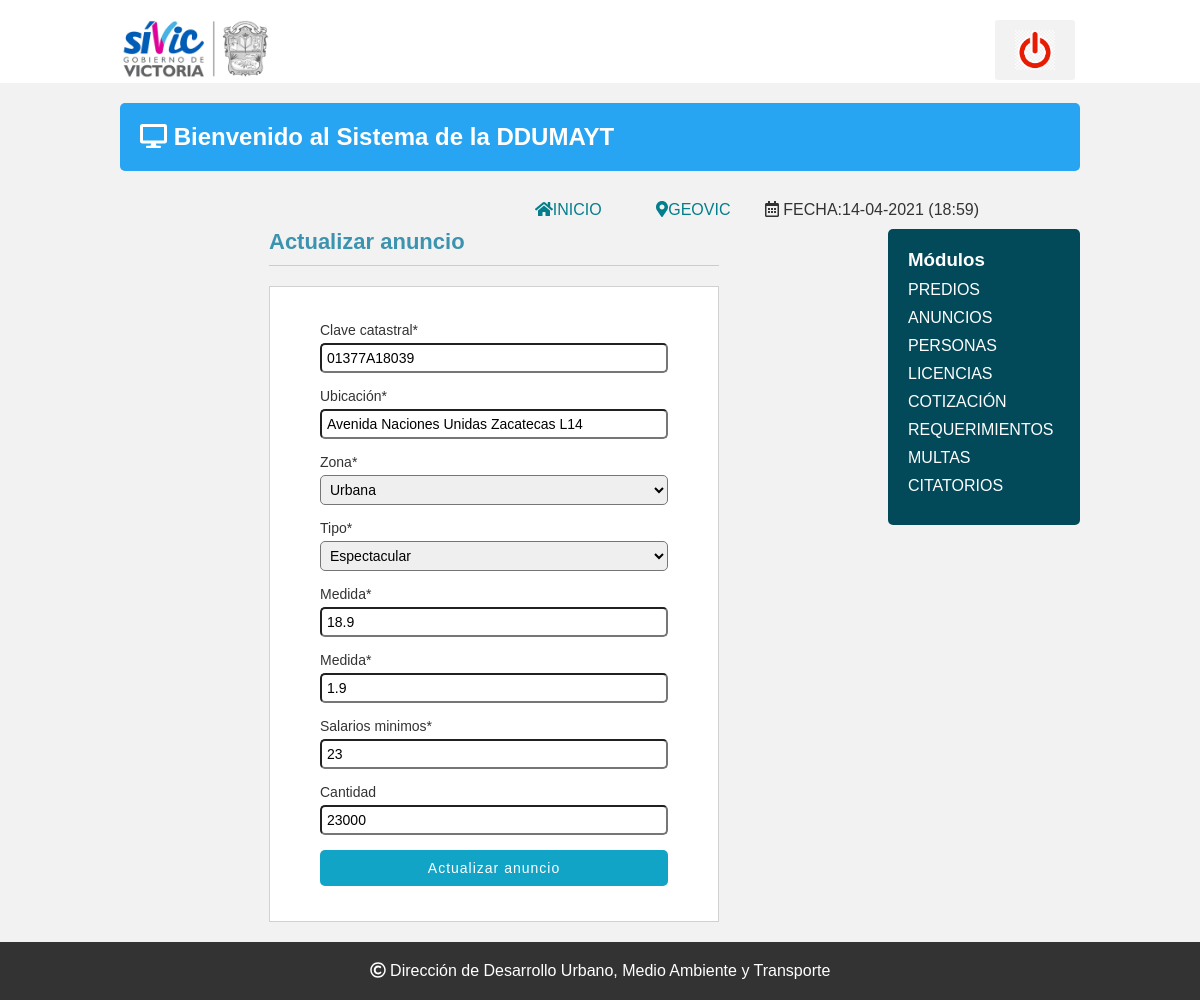
/Sistema/editar_anuncio.php?id=1, run on the app's committed database.
### tables this page shows
CREATE TABLE `anuncios` (
  `id_anuncio` int(11) NOT NULL,
  `clave_catastral` varchar(31) NOT NULL,
  `ubicacion` varchar(255) NOT NULL,
  `zona` varchar(20) NOT NULL,
  `tipo_anuncio` varchar(50) NOT NULL,
  `medida1` double NOT NULL,
  `medida2` double NOT NULL,
  `salarios_minimo` double NOT NULL,
  `cantidad` double NOT NULL
);

### Sistema/editar_anuncio.php (the view, shortened to what this page needs)
<?php
	include "conexion.php";
		$id_anuncio= $_GET['id'];
		$query= mysqli_query($conection,"SELECT id_anuncio, clave_catastral, ubicacion, zona, tipo_anuncio, medida1, medida2, salarios_minimo, cantidad FROM anuncios WHERE id_anuncio=$id_anuncio");
		$result_sql=mysqli_num_rows($query);
		if($result_sql==0){
			header('location:lista_anuncio.php');
		}else{
			while($data=mysqli_fetch_array($query)){
				$clave_catastral= $data['clave_catastral'];
				$ubicacion= $data['ubicacion'];
				$zona= $data['zona'];
				$tipo_anuncio= $data['tipo_anuncio'];
				$medida1= $data['medida1'];
				$medida2= $data['medida2'];
				$salarios_minimo= $data['salarios_minimo'];
				$cantidad= $data['cantidad'];
			}
		}
?>
<!DOCTYPE html>
<html lang="en">
<head>
	<?php include "includes/scripts.php"; ?>
</head>
<body>
<?php include "includes/header.php"; ?>
	<section class="main">
<?php include "includes/wrapp.php"; ?>
	<div class="articulo">
	<div class="form_register">
    <h1>Actualizar anuncio</h1>
    <hr>
    <form action="" method="post">
    	<label for="clave_catastral">Clave catastral*</label>
        <input type="text" style="text-transform:uppercase" name="clave_catastral" id="clave_catastral" placeholder="Clave catastral" value="<?php echo $clave_catastral; ?>">
    	<label for="ubicacion">Ubicación*</label>
        <input type="text" name="ubicacion" id="ubicacion" placeholder="Ubicacióno" value="<?php echo $ubicacion; ?>">
        <label for="zona">Zona*</label>
        <select type="text" name="zona" id="zona" value="<?php echo $zona ?>">
        	<option value="<?php echo $zona; ?>" selected><?php echo $zona; ?></option>
		</select>
        <label for="tipo_anuncio">Tipo*</label>
        <select type="text" name="tipo_anuncio" id="tipo_anuncio" value="<?php echo $tipo_anuncio; ?>">
        	<option value="<?php echo $tipo_anuncio; ?>" selected><?php echo $tipo_anuncio; ?></option>
		</select>
        <label for="medida1">Medida*</label>
        <input step="any" type="number" min="1" name="medida1" id="medida1" placeholder="Medida No.1" value="<?php echo $medida1; ?>">
        <label for="medida2">Medida*</label>
        <input step="any" type="number" min="1" name="medida2" id="medida2" placeholder="Medida No.2" value="<?php echo $medida2; ?>">
        <label for="salarios_minimo">Salarios minimos*</label>
        <input type="number" min="1" name="salarios_minimo" id="salarios_minimo" placeholder="Salarios minimos" value="<?php echo $salarios_minimo; ?>">
        <label for="cantidad">Cantidad</label>
        <input type="number" min="1" name="cantidad" id="cantidad" placeholder="Cantidad" value="<?php echo $cantidad; ?>">
        <input type="submit" value="Actualizar anuncio" class="btn_save">
    </form>
    </div>
			</div>
            	<?php include "includes/aside.php"; ?>
            </div>
	</section>
		<?php include "includes/footer.php"; ?>
</body>
</html>

### Sistema/css/estilos.css (style rules this page uses)
* { -webkit-box-sizing: border-box; -moz-box-sizing: border-box; box-sizing: border-box; margin:0px; padding:0px; }
body { background:#f2f2f2; color:#333; font-family:Arial, helvetica, sans-serif; }
.articulo { float: left; width: 80%; padding:0px 20px 20px 0px; }
.form_register { width:450px; margin:auto; }
.form_register h1 { color: #3c93b0; }
hr { border:0; background:#CCC; height:1px; margin:10px 0; display:block; }
form { background:#FFF; margin:auto; padding:20px 50px; border:1px solid #d1d1d1; }
label { display:block; font-size:14px; margin:15px auto 5px auto; }
input,select { display:block; width:100%; font-size:14px; padding:5px; border:1px solid:#85929e; border-radius:5px; }
.btn_save { font-size:14px; background:#12a4c6; padding:10px; color:#FFF; letter-spacing:1px; border:0; cursor:pointer; margin:15px auto; }
.articulo h1 { font-size:22px; display:inline-block; }
.articulo h1 { text-align:center; }

### data on the page
anuncios: clave_catastral "01377A18039", ubicacion "Avenida Naciones Unidas Zacatecas L14", zona "Urbana", tipo_anuncio "Espectacular", medida1 "18.9", medida2 "1.9", salarios_minimo "23", cantidad "23000"

### other printed values
$date "14-04-2021 (18:59)"
